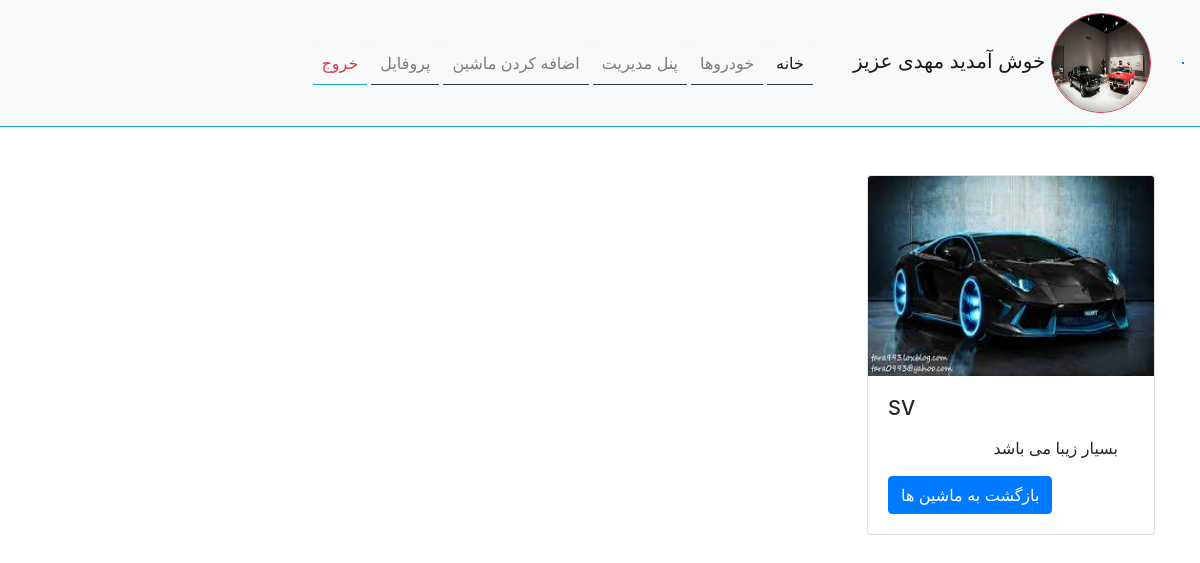
/random-cars/ (signed in), run on the app's committed database.
### app_car/models.py (models this page shows, shortened)
class Car(models.Model):
    slug = models.SlugField(verbose_name="پیوند یکتا", null=True, blank=True, allow_unicode=True)
    code = models.PositiveSmallIntegerField(verbose_name="کد خودرو", null=True, unique=True, blank=True)
    name = models.CharField(max_length=30, verbose_name="نام خودرو", null=True)
    company = models.ForeignKey("Company", verbose_name="نام برند", on_delete=models.SET_NULL, null=True, blank=True,\
    related_name='cars')
    agency = models.ForeignKey("Agency", verbose_name="نام نمایندگی", on_delete=models.CASCADE,\
    related_name='cars')
    created_at = jmodels.jDateTimeField(verbose_name="تاریخ ثبت",auto_now_add=True, null=True, blank=True )
    year = models.PositiveSmallIntegerField(verbose_name="سال تولید", null=True)
    price = models.PositiveBigIntegerField(verbose_name="قیمت", null=True)
    stock = models.BooleanField(verbose_name="موجود", default=True ,help_text="در صورت موجود بودن علامت کنار آن قابل مشاهده است")
    image = models.ImageField(verbose_name="تصویر خودرو", upload_to =path_car, validators=[validat_image])
    descript = models.TextField(verbose_name="توضیحات",null=True, blank=True)
    def get_date(self):
        return self.created_at.strftime('%H:%m -- %Y/%m/%d')
    get_date.short_description="تاریخ ثبت"
    def get_image(self):
        if self.image:
            return mark_safe(f'<img src="{self.image.url}" alt="{self.name}" width="150" height="100">')
        else:
            return mark_safe('<img src="https://encrypted-tbn0.gstatic.com/images?q=tbn:ANd9GcRsNGGjrfSqqv8UjL18xS4YypbK-q7po_8oVQ&usqp=CAU" width="100" height="100">')
    get_image.short_description = 'عکس خودرو'
    class Meta:
        verbose_name = "نام خودرو"
        verbose_name_plural = "نام خودروها"

### app_car/views.py (the view)
# urls.py: path('random-cars/', views.random_cars, name="random"),
def random_cars(request):
    nums = Car.objects.all().aggregate(numbers = Count('id'))
    print(nums)
    ran = (random.randint(0, nums['numbers']))-1
    my_car = get_object_or_404(Car, id=ran)
    context = {
        "my_car":my_car
    }
    return render(request, 'app_car/random_cars.html', context)

### app_car/templates/app_car/random_cars.html
{% extends 'base.html' %}
{% block content %}
<div class="card" style="width: 18rem;">
  <img class="card-img-top" src="{{my_car.image.url}}" class="card-img-top" alt="{{my_car.name}}" width="150" height="200" alt="Card image cap">
  <div class="card-body">
    <h5 class="card-title">{{my_car.name}}</h5>
    <p class="card-text mt-3 d-flex mr-3 text-justify">{{my_car.descript}}</p>
    <a href={% url 'app_car:cars' %} class="btn btn-primary">بازگشت به ماشین ها</a>
  </div>
</div>
{% endblock content %}

### templates/navbar.html (shortened to what this page needs)
{% load static %}
<nav class="navbar navbar-expand-lg navbar-light bg-light border-bottom border-info">
    <span class="border border-primary"></span>
    <div class="container-fluid">
        {% if request.user.is_authenticated %}
        <a class="navbar-brand" href="/">
            <img class="rounded-circle  border border-danger" src="{% static 'images/car-exhibition.jpg' %}" width="100" height="100" alt="نمایشگاه ماشین مهدی"> خوش آمدید {{request.user.first_name}} عزیز
        </a>
        {% else %}
        <a class="navbar-brand" href="/">
            <img class="rounded-circle" src="{% static 'images/car-exhibition.jpg' %}" width="100" height="100" alt="نمایشگاه ماشین مهدی">
        </a>
        {% endif %}
        <div class="collapse navbar-collapse" id="navbarSupportedContent">
            <ul class="navbar-nav me-auto mb-2 mb-lg-0">
                <li class="nav-item active ml-1 border-bottom border-dark">
                    <a class="nav-link btn btn-light" aria-current="page" href="/">خانه</a>
                </li>
                <li class="nav-item ml-1 border-bottom border-dark">
                    <a class="nav-link btn btn-light" href="{% url 'app_car:cars' %}">خودروها</a>
                </li>
                {% if request.user.is_authenticated %}
                    {% if request.user.is_superuser %}
                         <li class="nav-item ml-1 border-bottom border-dark">
                            <a class="nav-link btn btn-light" target="_blank" href={% url 'admin:index' %}>پنل مدیریت</a>
                        </li>
                    {% endif %}
                <li class="nav-item ml-1 border-bottom border-dark">
                    <a class="nav-link btn btn-light" href="{% url 'app_car:AddCar' %}">اضافه کردن ماشین</a>
                </li>
                <li class="nav-item ml-1 border-bottom border-dark">
                    <a class="nav-link btn btn-light" href="{% url 'accounts:profile' %}">پروفایل</a>
                </li>
                <li class="nav-item ml-1 border-bottom border-info">
                    <a class="nav-link text-danger btn btn-light" href="{% url 'accounts:logout' %}">خروج</a>
                </li>
                {% else %}
                <li class="nav-item ml-1 border-bottom border-info">
                    <a class="nav-link btn btn-light" href="{% url 'accounts:login' %}">ورود</a>
                </li>
                {% endif %}
            </ul>
        </div>
    </div>
</nav>

### data on the page
Car: image (picture), name "SV", descript "بسیار زیبا می باشد"

### other printed values
{{ request.user.first_name }} "مهدی"
